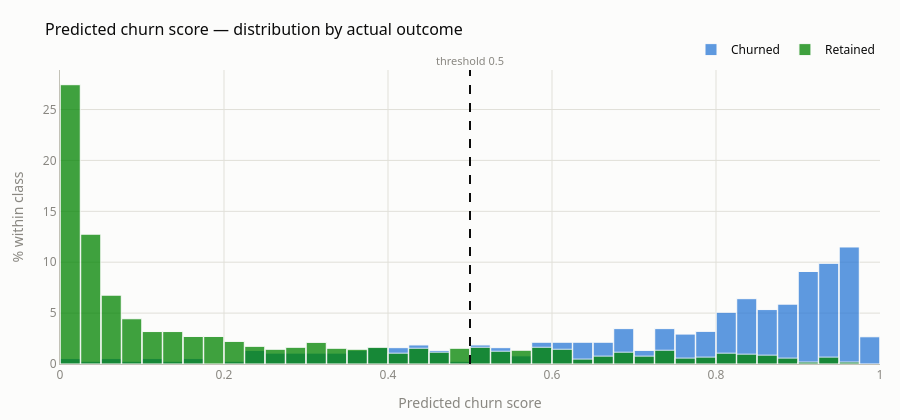

Notebook cell for this chart:
### Markdown cell above
### Predicted churn probability — distribution

Distribution of the XGBoost churn score on the test set, split by the actual
outcome. The separation between the two humps is what ROC-AUC summarises into a
single number; seeing it directly is how you choose an operating threshold.

**Caveat:** `scale_pos_weight` is set, so these are *ranking scores*, not
calibrated probabilities — they are inflated relative to the true churn rate.
See the note below the chart.

### Code cell
# Distribution of predicted churn score, split by actual outcome.
THRESHOLD = 0.5   # the operating point; lower it to trade precision for recall

# --- palette: dataviz reference, light surface ---
SURFACE, INK, MUTED = "#fcfcfb", "#0b0b0b", "#898781"
GRID, BASELINE      = "#e1e0d9", "#c3c2b7"
CHURNED, RETAINED   = "#2a78d6", "#008300"   # categorical slots 1 and 2

fig = go.Figure()
for label, mask, color in [
    ("Churned",  y_test == 1, CHURNED),
    ("Retained", y_test == 0, RETAINED),
]:
    fig.add_trace(go.Histogram(
        x=xgb_proba[mask],
        name=label,
        histnorm="percent",              # each class to its own 100% — the classes
                                         # are imbalanced, so raw counts would bury
                                         # the churners
        xbins=dict(start=0.0, end=1.0, size=0.025),
        marker=dict(color=color, line=dict(color=SURFACE, width=1)),
        opacity=0.75,
        hovertemplate=(f"<b>{label}</b><br>score %{{x}}<br>"
                       f"%{{y:.1f}}% of {label.lower()}<extra></extra>"),
    ))

fig.add_vline(
    x=THRESHOLD, line=dict(color=INK, width=2, dash="dash"),
    annotation_text=f"threshold {THRESHOLD:g}", annotation_position="top",
    annotation_font=dict(color=MUTED, size=11),
)

fig.update_layout(
    barmode="overlay", bargap=0.02,
    title=dict(text="Predicted churn score — distribution by actual outcome",
               font=dict(color=INK, size=16)),
    xaxis=dict(title="Predicted churn score", range=[0, 1], gridcolor=GRID,
               linecolor=BASELINE, tickfont=dict(color=MUTED),
               title_font=dict(color=MUTED)),
    yaxis=dict(title="% within class", gridcolor=GRID, linecolor=BASELINE,
               tickfont=dict(color=MUTED), title_font=dict(color=MUTED)),
    plot_bgcolor=SURFACE, paper_bgcolor=SURFACE,
    font=dict(family='system-ui, -apple-system, "Segoe UI", sans-serif'),
    legend=dict(orientation="h", yanchor="bottom", y=1.02, xanchor="right", x=1,
                font=dict(color=INK)),
    margin=dict(t=70, r=20, b=50, l=60), height=420,
)
fig.show()

# What the threshold costs you, in customers
above = xgb_proba >= THRESHOLD
print(f"Flagged at {THRESHOLD:g}: {above.sum()} of {len(xgb_proba)} customers")
print(f"  churners caught  : {(above & (y_test == 1)).sum()} of {(y_test == 1).sum()}"
      f"  (recall {(above & (y_test == 1)).sum() / (y_test == 1).sum():.1%})")
print(f"  false alarms     : {(above & (y_test == 0)).sum()}"
      f"  (precision {(above & (y_test == 1)).sum() / above.sum():.1%})")

### Figure 1 — Plotly figure (JSON) as saved in the notebook; plotly's stock layout.template omitted (floating-point values rounded to 4 significant figures; data arrays with more than 128 entries replaced by an {"elided": "..."} marker saying what was removed)
{"data": [{"histnorm": "percent", "hovertemplate": "<b>Churned</b><br>score %{x}<br>%{y:.1f}% of churned<extra></extra>", "marker": {"color": "#2a78d6", "line": {"color": "#fcfcfb", "width": 1}}, "name": "Churned", "opacity": 0.75, "type": "histogram", "x": {"elided": "374 float values"}, "xbins": {"end": 1, "size": 0.025, "start": 0}}, {"histnorm": "percent", "hovertemplate": "<b>Retained</b><br>score %{x}<br>%{y:.1f}% of retained<extra></extra>", "marker": {"color": "#008300", "line": {"color": "#fcfcfb", "width": 1}}, "name": "Retained", "opacity": 0.75, "type": "histogram", "x": {"elided": "1035 float values"}, "xbins": {"end": 1, "size": 0.025, "start": 0}}], "layout": {"annotations": [{"font": {"color": "#898781", "size": 11}, "showarrow": false, "text": "threshold 0.5", "x": 0.5, "xanchor": "center", "xref": "x", "y": 1, "yanchor": "bottom", "yref": "y domain"}], "bargap": 0.02, "barmode": "overlay", "font": {"family": "system-ui, -apple-system, \"Segoe UI\", sans-serif"}, "height": 420, "legend": {"font": {"color": "#0b0b0b"}, "orientation": "h", "x": 1, "xanchor": "right", "y": 1.02, "yanchor": "bottom"}, "margin": {"b": 50, "l": 60, "r": 20, "t": 70}, "paper_bgcolor": "#fcfcfb", "plot_bgcolor": "#fcfcfb", "shapes": [{"line": {"color": "#0b0b0b", "dash": "dash", "width": 2}, "type": "line", "x0": 0.5, "x1": 0.5, "xref": "x", "y0": 0, "y1": 1, "yref": "y domain"}], "title": {"font": {"color": "#0b0b0b", "size": 16}, "text": "Predicted churn score — distribution by actual outcome"}, "xaxis": {"gridcolor": "#e1e0d9", "linecolor": "#c3c2b7", "range": [0, 1], "tickfont": {"color": "#898781"}, "title": {"font": {"color": "#898781"}, "text": "Predicted churn score"}}, "yaxis": {"gridcolor": "#e1e0d9", "linecolor": "#c3c2b7", "tickfont": {"color": "#898781"}, "title": {"font": {"color": "#898781"}, "text": "% within class"}}}}
